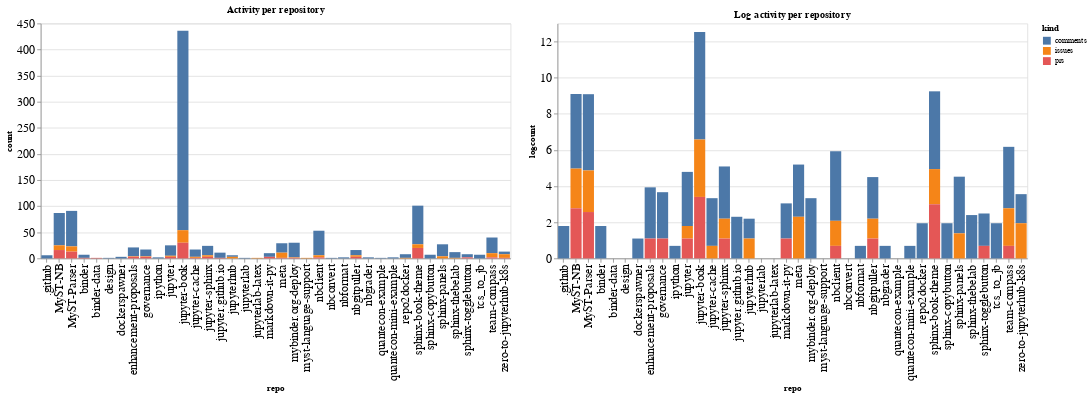

The notebook cell this image was saved under:
### Code cell
ch1 = alt.Chart(repo_summaries, width=600, title="Activity per repository").mark_bar().encode(
    x='repo',
    y='count',
    color='kind',
    tooltip="kind"
)

ch2 = alt.Chart(repo_summaries, width=600, title="Log activity per repository").mark_bar().encode(
    x='repo',
    y='logcount',
    color='kind',
    tooltip="kind"
)

ch1 | ch2

### Figure 1 — Vega-Lite specification as saved in the notebook (floating-point values rounded to 4 significant figures)
{"config": {"axisLeft": {"labelFontSize": 15}, "axisBottom": {"labelFontSize": 15}}, "hconcat": [{"mark": "bar", "encoding": {"color": {"type": "nominal", "field": "kind"}, "tooltip": {"type": "nominal", "field": "kind"}, "x": {"type": "nominal", "field": "repo"}, "y": {"type": "quantitative", "field": "count"}}, "title": "Activity per repository", "width": 600}, {"mark": "bar", "encoding": {"color": {"type": "nominal", "field": "kind"}, "tooltip": {"type": "nominal", "field": "kind"}, "x": {"type": "nominal", "field": "repo"}, "y": {"type": "quantitative", "field": "logcount"}}, "title": "Log activity per repository", "width": 600}], "data": {"name": "data-f673f08ae9ca4da5266941cf26a13cc2"}, "$schema": "https://vega.github.io/schema/vega-lite/v4.8.1.json", "datasets": {"data-f673f08ae9ca4da5266941cf26a13cc2": [{"repo": ".github", "kind": "comments", "count": 6, "logcount": 1.792}, {"repo": "MyST-NB", "kind": "comments", "count": 62, "logcount": 4.127}, {"repo": "MyST-NB", "kind": "issues", "count": 9, "logcount": 2.197}, {"repo": "MyST-NB", "kind": "prs", "count": 16, "logcount": 2.773}, {"repo": "MyST-Parser", "kind": "comments", "count": 68, "logcount": 4.22}, {"repo": "MyST-Parser", "kind": "issues", "count": 10, "logcount": 2.303}, {"repo": "MyST-Parser", "kind": "prs", "count": 13, "logcount": 2.565}, {"repo": "binder", "kind": "comments", "count": 6, "logcount": 1.792}, {"repo": "binder", "kind": "prs", "count": 1, "logcount": 0.0}, {"repo": "binder-data", "kind": "prs", "count": 1, "logcount": 0.0}, {"repo": "design", "kind": "comments", "count": 1, "logcount": 0.0}, {"repo": "dockerspawner", "kind": "comments", "count": 3, "logcount": 1.099}, {"repo": "enhancement-proposals", "kind": "comments", "count": 17, "logcount": 2.833}, {"repo": "enhancement-proposals", "kind": "issues", "count": 1, "logcount": 0.0}, {"repo": "enhancement-proposals", "kind": "prs", "count": 3, "logcount": 1.099}, {"repo": "governance", "kind": "comments", "count": 13, "logcount": 2.565}, {"repo": "governance", "kind": "issues", "count": 1, "logcount": 0.0}, {"repo": "governance", "kind": "prs", "count": 3, "logcount": 1.099}, {"repo": "ipython", "kind": "comments", "count": 2, "logcount": 0.6931}, {"repo": "jupyter", "kind": "comments", "count": 20, "logcount": 2.996}, {"repo": "jupyter", "kind": "issues", "count": 2, "logcount": 0.6931}, {"repo": "jupyter", "kind": "prs", "count": 3, "logcount": 1.099}, {"repo": "jupyter-book", "kind": "comments", "count": 382, "logcount": 5.945}, {"repo": "jupyter-book", "kind": "issues", "count": 24, "logcount": 3.178}, {"repo": "jupyter-book", "kind": "prs", "count": 30, "logcount": 3.401}, {"repo": "jupyter-cache", "kind": "comments", "count": 14, "logcount": 2.639}, {"repo": "jupyter-cache", "kind": "issues", "count": 2, "logcount": 0.6931}, {"repo": "jupyter-cache", "kind": "prs", "count": 1, "logcount": 0.0}, {"repo": "jupyter-sphinx", "kind": "comments", "count": 18, "logcount": 2.89}, {"repo": "jupyter-sphinx", "kind": "issues", "count": 3, "logcount": 1.099}, {"repo": "jupyter-sphinx", "kind": "prs", "count": 3, "logcount": 1.099}, {"repo": "jupyter.github.io", "kind": "comments", "count": 10, "logcount": 2.303}, {"repo": "jupyter.github.io", "kind": "prs", "count": 1, "logcount": 0.0}, {"repo": "jupyterhub", "kind": "comments", "count": 3, "logcount": 1.099}, {"repo": "jupyterhub", "kind": "issues", "count": 3, "logcount": 1.099}, {"repo": "jupyterlab", "kind": "comments", "count": 1, "logcount": 0.0}, {"repo": "jupyterlab-latex", "kind": "issues", "count": 1, "logcount": 0.0}, {"repo": "markdown-it-py", "kind": "comments", "count": 7, "logcount": 1.946}, {"repo": "markdown-it-py", "kind": "prs", "count": 3, "logcount": 1.099}, {"repo": "meta", "kind": "comments", "count": 18, "logcount": 2.89}, {"repo": "meta", "kind": "issues", "count": 10, "logcount": 2.303}, {"repo": "meta", "kind": "prs", "count": 1, "logcount": 0.0}, {"repo": "mybinder.org-deploy", "kind": "comments", "count": 28, "logcount": 3.332}, {"repo": "mybinder.org-deploy", "kind": "issues", "count": 1, "logcount": 0.0}, {"repo": "mybinder.org-deploy", "kind": "prs", "count": 1, "logcount": 0.0}, {"repo": "myst-language-support", "kind": "issues", "count": 1, "logcount": 0.0}, {"repo": "nbclient", "kind": "comments", "count": 47, "logcount": 3.85}, {"repo": "nbclient", "kind": "issues", "count": 4, "logcount": 1.386}, {"repo": "nbclient", "kind": "prs", "count": 2, "logcount": 0.6931}, {"repo": "nbconvert", "kind": "comments", "count": 1, "logcount": 0.0}, {"repo": "nbformat", "kind": "comments", "count": 2, "logcount": 0.6931}, {"repo": "nbgitpuller", "kind": "comments", "count": 10, "logcount": 2.303}, {"repo": "nbgitpuller", "kind": "issues", "count": 3, "logcount": 1.099}, {"repo": "nbgitpuller", "kind": "prs", "count": 3, "logcount": 1.099}, {"repo": "nbgrader", "kind": "comments", "count": 2, "logcount": 0.6931}, {"repo": "quantecon-example", "kind": "comments", "count": 1, "logcount": 0.0}, {"repo": "quantecon-mini-example", "kind": "comments", "count": 2, "logcount": 0.6931}, {"repo": "repo2docker", "kind": "comments", "count": 7, "logcount": 1.946}, {"repo": "repo2docker", "kind": "issues", "count": 1, "logcount": 0.0}, {"repo": "sphinx-book-theme", "kind": "comments", "count": 74, "logcount": 4.304}, {"repo": "sphinx-book-theme", "kind": "issues", "count": 7, "logcount": 1.946}, {"repo": "sphinx-book-theme", "kind": "prs", "count": 20, "logcount": 2.996}, {"repo": "sphinx-copybutton", "kind": "comments", "count": 7, "logcount": 1.946}, {"repo": "sphinx-panels", "kind": "comments", "count": 23, "logcount": 3.135}, {"repo": "sphinx-panels", "kind": "issues", "count": 4, "logcount": 1.386}, {"repo": "sphinx-thebelab", "kind": "comments", "count": 11, "logcount": 2.398}, {"repo": "sphinx-thebelab", "kind": "issues", "count": 1, "logcount": 0.0}, {"repo": "sphinx-togglebutton", "kind": "comments", "count": 6, "logcount": 1.792}, {"repo": "sphinx-togglebutton", "kind": "prs", "count": 2, "logcount": 0.6931}, {"repo": "tcs_to_jb", "kind": "comments", "count": 7, "logcount": 1.946}, {"repo": "team-compass", "kind": "comments", "count": 30, "logcount": 3.401}, {"repo": "team-compass", "kind": "issues", "count": 8, "logcount": 2.079}, {"repo": "team-compass", "kind": "prs", "count": 2, "logcount": 0.6931}, {"repo": "zero-to-jupyterhub-k8s", "kind": "comments", "count": 5, "logcount": 1.609}, {"repo": "zero-to-jupyterhub-k8s", "kind": "issues", "count": 7, "logcount": 1.946}, {"repo": "zero-to-jupyterhub-k8s", "kind": "prs", "count": 1, "logcount": 0.0}]}}
